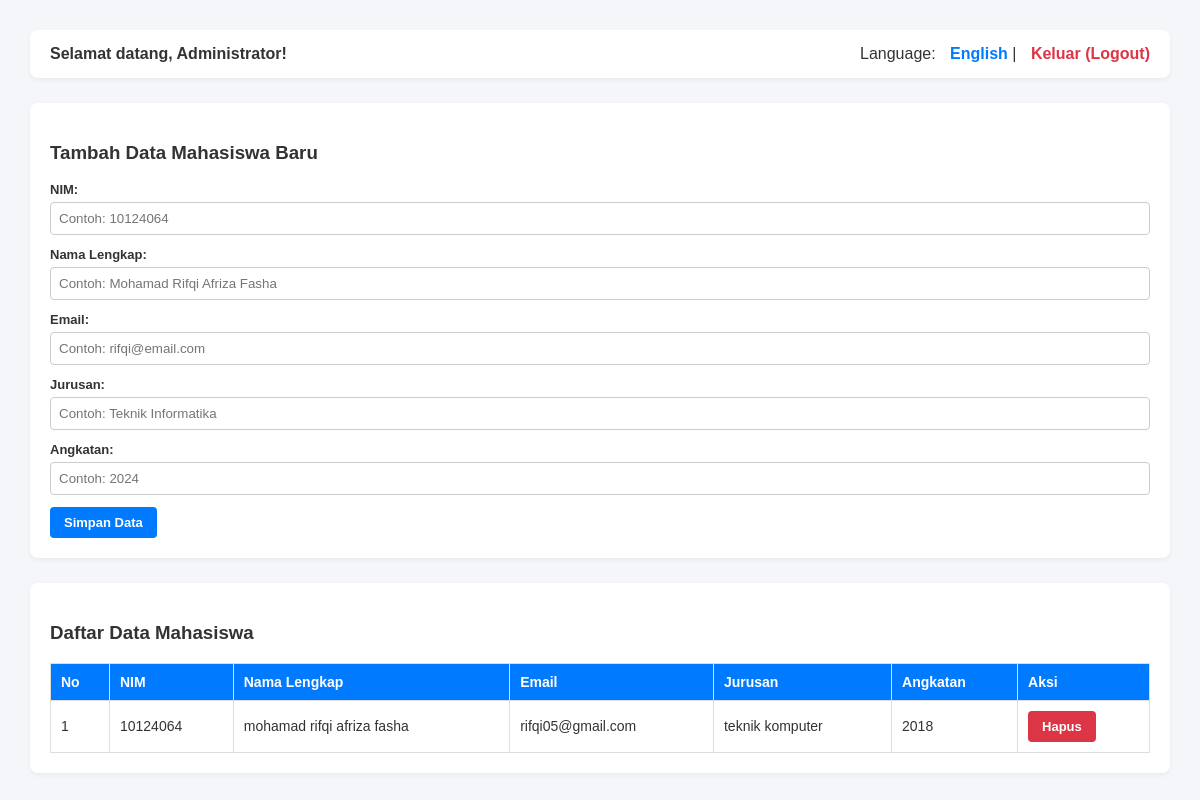
/index.php (signed in), run on the app's committed database.
### tables this page shows
CREATE TABLE `mahasiswa` (
  `id` int(11) NOT NULL,
  `nim` varchar(10) NOT NULL,
  `nama` varchar(100) NOT NULL,
  `email` varchar(100) NOT NULL,
  `jurusan` varchar(100) NOT NULL,
  `angkatan` year(4) NOT NULL
);

### index.php (the view, shortened to what this page needs)
<?php
require 'koneksi.php';
$lang = isset($_SESSION['lang']) ? $_SESSION['lang'] : 'id';
$text = [
    'id' => [
        'title' => 'Manajemen Data Mahasiswa',
        'welcome' => 'Selamat datang, Administrator!',
        'logout' => 'Keluar (Logout)',
        'add_heading' => 'Tambah Data Mahasiswa Baru',
        'list_heading' => 'Daftar Data Mahasiswa',
        'th_no' => 'No',
        'th_nim' => 'NIM',
        'th_nama' => 'Nama Lengkap',
        'th_email' => 'Email',
        'th_jurusan' => 'Jurusan',
        'th_angkatan' => 'Angkatan',
        'th_aksi' => 'Aksi',
        'btn_save' => 'Simpan Data',
        'btn_delete' => 'Hapus',
        'confirm_delete' => 'Yakin ingin menghapus data ini?',
        'success_add' => 'Data mahasiswa berhasil ditambahkan!',
        'success_del' => 'Data mahasiswa berhasil dihapus!',
        'empty_data' => 'Belum ada data mahasiswa.'
    ],
    'en' => [
        'title' => 'Student Data Management',
        'welcome' => 'Welcome, Administrator!',
        'logout' => 'Logout',
        'add_heading' => 'Add New Student Data',
        'list_heading' => 'Student Data List',
        'th_no' => 'No',
        'th_nim' => 'NIM',
        'th_nama' => 'Full Name',
        'th_email' => 'Email',
        'th_jurusan' => 'Major',
        'th_angkatan' => 'Batch Year',
        'th_aksi' => 'Action',
        'btn_save' => 'Save Data',
        'btn_delete' => 'Delete',
        'confirm_delete' => 'Are you sure you want to delete this data?',
        'success_add' => 'Student data successfully added!',
        'success_del' => 'Student data successfully deleted!',
        'empty_data' => 'No student data available.'
    ]
];
$t = $text[$lang];
$stmt = $pdo->query("SELECT * FROM mahasiswa ORDER BY id DESC");
$mahasiswa = $stmt->fetchAll(PDO::FETCH_ASSOC);
?>
<!DOCTYPE html>
<html lang="<?= $lang ?>">
<head>
</head>
<body>
<div class="header-bar">
    <div>
        <strong><?= $t['welcome'] ?></strong>
    </div>
    <div>
        Language:
        <?php if ($lang == 'id'): ?>
            <a href="index.php?lang=en" class="lang-link">English</a>
        <?php else: ?>
            <a href="index.php?lang=id" class="lang-link">Indonesia</a>
        <?php endif; ?>
        | <a href="logout.php" class="lang-link" style="color: #dc3545;"><?= $t['logout'] ?></a>
    </div>
</div>
<div class="card">
    <h3><?= $t['add_heading'] ?></h3>
    <form method="POST" action="">
        <div class="form-group">
            <label><?= $t['th_nim'] ?>:</label>
            <input type="text" name="nim" required placeholder="Contoh: 10124064">
        </div>
        <div class="form-group">
            <label><?= $t['th_nama'] ?>:</label>
            <input type="text" name="nama" required placeholder="Contoh: Mohamad Rifqi Afriza Fasha">
        </div>
        <div class="form-group">
            <label><?= $t['th_email'] ?>:</label>
            <input type="email" name="email" required placeholder="Contoh: rifqi@email.com">
        </div>
        <div class="form-group">
            <label><?= $t['th_jurusan'] ?>:</label>
            <input type="text" name="jurusan" required placeholder="Contoh: Teknik Informatika">
        </div>
        <div class="form-group">
            <label><?= $t['th_angkatan'] ?>:</label>
            <input type="number" name="angkatan" required placeholder="Contoh: 2024">
        </div>
        <button type="submit" name="tambah"><?= $t['btn_save'] ?></button>
    </form>
</div>
<div class="card">
    <h3><?= $t['list_heading'] ?></h3>
    <table>
        <thead>
            <tr>
                <th><?= $t['th_no'] ?></th>
                <th><?= $t['th_nim'] ?></th>
                <th><?= $t['th_nama'] ?></th>
                <th><?= $t['th_email'] ?></th>
                <th><?= $t['th_jurusan'] ?></th>
                <th><?= $t['th_angkatan'] ?></th>
                <th><?= $t['th_aksi'] ?></th>
            </tr>
        </thead>
        <tbody>
            <?php if (count($mahasiswa) > 0): ?>
                <?php $no = 1; foreach ($mahasiswa as $mhs): ?>
                <tr>
                    <td><?= $no++ ?></td>
                    <td><?= htmlspecialchars($mhs['nim']) ?></td>
                    <td><?= htmlspecialchars($mhs['nama']) ?></td>
                    <td><?= htmlspecialchars($mhs['email']) ?></td>
                    <td><?= htmlspecialchars($mhs['jurusan']) ?></td>
                    <td><?= htmlspecialchars($mhs['angkatan']) ?></td>
                    <td>
                        <a href="index.php?hapus=<?= $mhs['id'] ?>" class="btn btn-danger" onclick="return confirm('<?= $t['confirm_delete'] ?>');"><?= $t['btn_delete'] ?></a>
                    </td>
                </tr>
                <?php endforeach; ?>
            <?php else: ?>
                <tr>
                    <td colspan="7" style="text-align: center; color: #777;"><?= $t['empty_data'] ?></td>
                </tr>
            <?php endif; ?>
        </tbody>
    </table>
</div>
</body>
</html>

### index.php (style rules this page uses)
body { font-family: Arial, sans-serif; margin: 30px; background-color: #f4f6f9; color: #333; }
.header-bar { display: flex; justify-content: space-between; align-items: center; background: white; padding: 15px 20px; border-radius: 8px; box-shadow: 0px 2px 5px rgba(0,0,0,0.05); margin-bottom: 25px; }
.card { background: white; padding: 20px; border-radius: 8px; box-shadow: 0px 2px 5px rgba(0,0,0,0.05); margin-bottom: 25px; }
table { width: 100%; border-collapse: collapse; margin-top: 15px; }
th, td { border: 1px solid #ddd; padding: 10px; text-align: left; font-size: 14px; }
th { background-color: #007BFF; color: white; }
.form-group { margin-bottom: 12px; }
.form-group label { display: block; margin-bottom: 5px; font-weight: bold; font-size: 13px; }
.form-group input { width: 100%; padding: 8px; box-sizing: border-box; border: 1px solid #ccc; border-radius: 4px; }
button, .btn { padding: 8px 14px; background-color: #007BFF; color: white; border: none; border-radius: 4px; cursor: pointer; font-weight: bold; text-decoration: none; display: inline-block; font-size: 13px; }
.btn-danger { background-color: #dc3545; }
.lang-link { margin-left: 10px; font-weight: bold; color: #007BFF; text-decoration: none; }

### data on the page
mahasiswa: nim "10124064", nama "mohamad rifqi afriza fasha", email "rifqi05@gmail.com", jurusan "teknik komputer", angkatan "2018"

### other printed values
$t['welcome'] "Selamat datang, Administrator!"
$t['logout'] "Keluar (Logout)"
$t['add_heading'] "Tambah Data Mahasiswa Baru"
$t['th_nim'] "NIM"
$t['th_nama'] "Nama Lengkap"
$t['th_email'] "Email"
$t['th_jurusan'] "Jurusan"
$t['th_angkatan'] "Angkatan"
$t['btn_save'] "Simpan Data"
$t['list_heading'] "Daftar Data Mahasiswa"
$t['th_no'] "No"
$t['th_aksi'] "Aksi"
